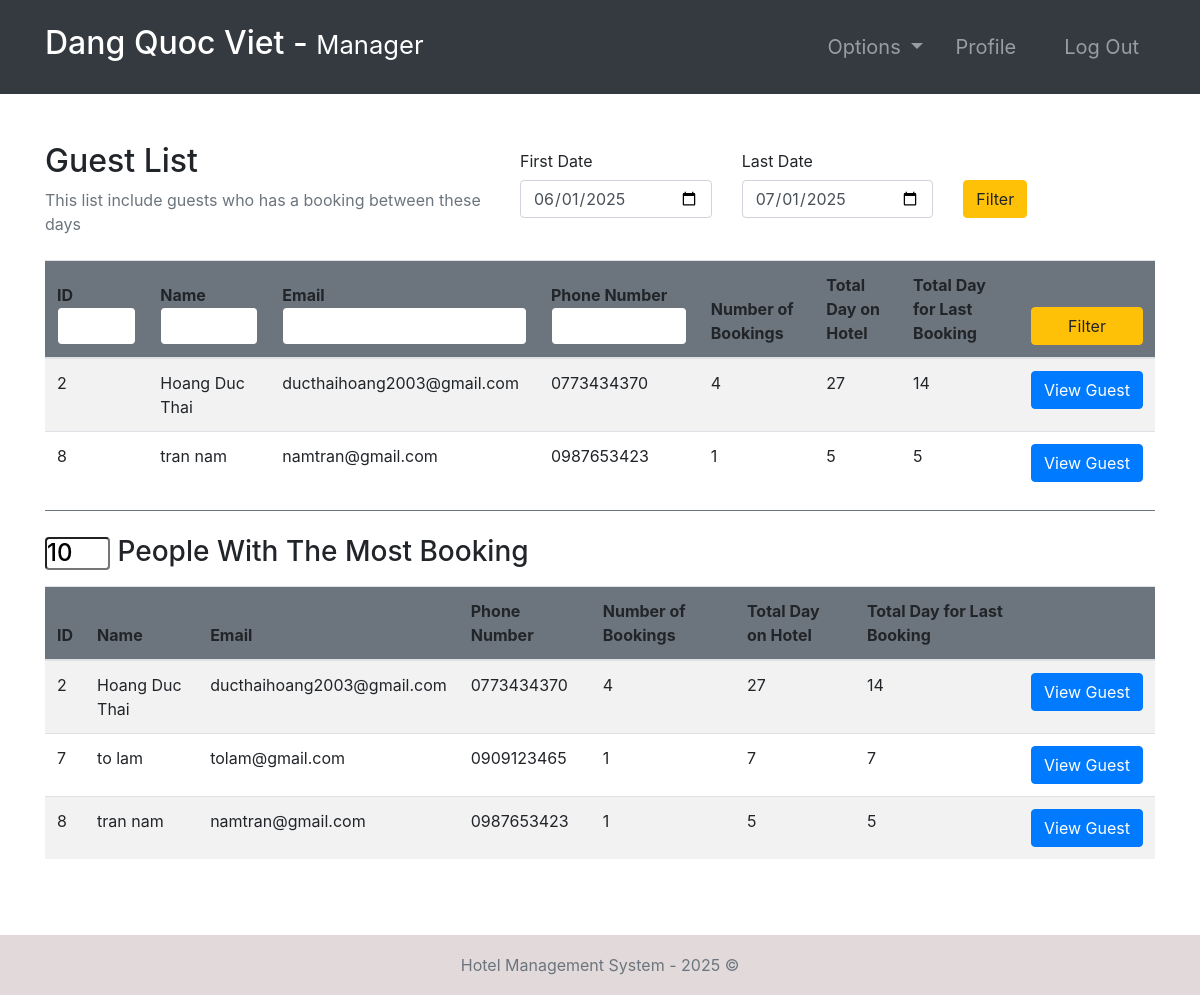
/guests/ (signed in), run on the app's committed database.
### accounts/models.py (models this page shows, shortened)
class Guest(models.Model):
    user = models.OneToOneField(User, null=True, on_delete=models.CASCADE)
    phoneNumber = PhoneNumberField(unique=True)
    def numOfBooking(self):
        from room.models import Booking
        return Booking.objects.filter(guest=self).count()
    def numOfDays(self):
        totalDay = 0
        from room.models import Booking
        bookings = Booking.objects.filter(guest=self)
        for b in bookings:
            day = b.endDate - b.startDate
            totalDay += int(day.days)
        return totalDay
    def numOfLastBookingDays(self):
        from room.models import Booking
        try:
            return int((Booking.objects.filter(guest=self).last().endDate - Booking.objects.filter(guest=self).last().startDate).days)
        except:
            return 0

### room/models.py (models this page shows, shortened)
class Booking(models.Model):
    roomNumber = models.ForeignKey(Room, on_delete=models.CASCADE)
    guest = models.ForeignKey(Guest, null=True, on_delete=models.CASCADE)
    dateOfReservation = models.DateField(default=timezone.now)
    startDate = models.DateField()
    endDate = models.DateField()

### accounts/views.py (the view, shortened to what this page needs)
# urls.py: path('guests/', guests, name="guests"),
@login_required(login_url='login')
def guests(request):
    role = str(request.user.groups.all()[0])
    path = role + "/"
    topRange = Booking.objects.all().values("guest").annotate(
        total=Count("guest")).order_by("-total")
    topLimit = 10
    topList = []
    for t in topRange:
        if len(topList) > 10:
            break
        else:
            topList.append(Guest.objects.get(id=t.get("guest")))
    bookings = Booking.objects.all()
    fd = datetime.combine(date.today()-timedelta(days=30), datetime.min.time())
    ld = datetime.combine(date.today(), datetime.min.time())
    guests = []
    for b in bookings:
        if b.endDate >= fd.date() and b.startDate <= ld.date():
            if b.guest not in guests:
                guests.append(b.guest)
    context = {
        "role": role,
        "guests": guests,
        "topList": topList,
        "topLimit": topLimit,
        "fd": fd,
        "ld": ld
    }
    return render(request, path + "guests.html", context)

### templates/manager/guests.html
{% extends '../index.html' %}
{% block context %}
{% include '../common_pages/guests.html' %}
{% endblock %}

### templates/incs/nav.html (shortened to what this page needs)
<nav class="navbar navbar-dark bg-dark navbar-expand-lg py-3 " role="navigation">
    <div class="container">
        <a href="" class="navbar-brand">
            <h2 class="text-capitalize">
                {{ request.user.first_name }} {{ request.user.last_name }} -
                <small>
                    {{ role }}
                </small>
            </h2>
        </a>
        <div class="collapse navbar-collapse" id="navbarTags">
            <ul class="navbar-nav ml-auto">
                <li class="nav-item dropdown p-2">
                    <a class="nav-link dropdown-toggle" href="#" id="navbarDropdown" role="button"
                        data-toggle="dropdown" aria-haspopup="true" aria-expanded="false">
                        Options
                    </a>
                </li>
                <li class="nav-item mr-3 p-2">
                    {% if role == 'staff' or role == 'receptionist' or role == 'admin' or role == 'manager' %}
                    <a href="{% url 'employee-profile' user.id %}" class="nav-link">Profile</a>
                    {% endif %}
                </li>
                <li class="nav-item p-2 ">
                    <a href="{% url 'logout' %}" class="nav-link">Log Out</a>
                </li>
            </ul>
        </div>
    </div>
</nav>

### templates/common_pages/guests.html (shortened to what this page needs)
<div class="container py-5">
    <div class="table-header row">
        <div class="col-sm-12 col-md-12 col-lg-5 mb-4">
            <h2>Guest List</h2>
            <span class="text-muted">This list include guests who has a booking between these days</span>
        </div>
        <div class="col-sm-12 col-md-12 col-lg-7">
            <form action="" method="POST">
                <div class="row">
                    <div class="form-group col-4">
                        <label for="example-date-input" class="col-form-label">First Date</label>
                        <div class="">
                            <input class="form-control" type="date"
                                value="{{fd.year}}-{% if fd.month < 10 %}0{{fd.month}}{% else %}{{fd.month}}{% endif %}-{% if fd.day < 10 %}0{{fd.day}}{% else %}{{fd.day}}{% endif %}"
                                name="f_day" id="f_day">
                        </div>
                    </div>
                    <div class="form-group col-4">
                        <label for="example-date-input" class="col-form-label">Last Date</label>
                        <div class="">
                            <input class="form-control" type="date"
                                value="{{ld.year}}-{% if ld.month < 10 %}0{{ld.month}}{% else %}{{ld.month}}{% endif %}-{% if ld.day < 10 %}0{{ld.day}}{% else %}{{ld.day}}{% endif %}"
                                name="l_day" id="l_day">
                        </div>
                    </div>
                    <div class="col-4" style="margin-top:38px;">
                        <button type="submit" class="btn btn-warning" name="filterDate">Filter</button>
                    </div>
                </div>
            </form>
        </div>
    </div>
    <table class="table table-hover table-striped">
        <thead class="bg-secondary rounded">
            <tr>
                <form action="" method="POST">
                    <th>ID<input type="number" name="id" min="0" value="{{id}}"
                            class="form-control border border-secondary">
                    </th>
                    <th>Name<input type="text" name="name" value="{{name}}"
                            class="form-control border border-secondary"></th>
                    <th>Email<input type="text" name="email" value="{{email}}"
                            class="form-control border border-secondary"></th>
                    <th>Phone Number<input type="number" name="number" min="0" value="{{number}}"
                            class="form-control border border-secondary">
                    </th>
                    <th>Number of Bookings</th>
                    <th>Total Day on Hotel</th>
                    <th>Total Day for Last Booking</th>
                    <th><button type="submit" name="filterGuest" class="btn btn-warning w-100">Filter</button></th>
                </form>
            </tr>
        </thead>
        <tbody>
            {% for g in guests %}
            <tr>
                <td>{{g.user.id}}</td>
                <td>{{g.user.first_name}} {{g.user.last_name}}</td>
                <td>{{g.user.email}}</td>
                <td>{{g.phoneNumber}}</td>
                <td>{{g.numOfBooking}}</td>
                <td>{{g.numOfDays}}</td>
                <td>{{g.numOfLastBookingDays}}</td>
                <td> <a href="{% url 'guest-profile' g.user.id %}" class="btn btn-primary w-100">View&nbsp;Guest</a>
                </td>
            </tr>
            {% endfor %}
        </tbody>
    </table>
    <div class="top-10 pt-4 border-top border-secondary">
        <div class="h3">
            <form action="" method="POST">
                <input type="number" name="top" min="0" value="{{topLimit}}" class="d-inline rounded h4"
                    style="width: 65px;">
                People With The Most Booking
            </form>
        </div>
        <table class="table table-hover table-striped">
            <thead class="bg-secondary rounded">
                <tr>
                    <th>ID</th>
                    <th>Name</th>
                    <th>Email</th>
                    <th>Phone Number</th>
                    <th>Number of Bookings</th>
                    <th>Total Day on Hotel</th>
                    <th>Total Day for Last Booking</th>
                    <th></th>
                </tr>
            </thead>
            <tbody>
                {% for g in topList %}
                <tr>
                    <td>{{g.user.id}}</td>
                    <td>{{g.user.first_name}} {{g.user.last_name}}</td>
                    <td>{{g.user.email}}</td>
                    <td>{{g.phoneNumber}}</td>
                    <td>{{g.numOfBooking}}</td>
                    <td>{{g.numOfDays}}</td>
                    <td>{{g.numOfLastBookingDays}}</td>
                    <td> <a href="{% url 'guest-profile' g.user.id %}"
                            class="btn btn btn-primary w-100">View&nbsp;Guest</a>
                    </td>
                </tr>
                {% endfor %}
            </tbody>
        </table>
    </div>
</div>

### static/css/main.css (style rules this page uses)
* { margin: 0; padding: 0; -webkit-font-smoothing: antialiased; }
body { position: relative; }
nav .nav-item { font-size: 20px; }

### data on the page
Guest: user.id "2", user.first_name "Hoang", user.last_name "Duc Thai", user.email "ducthaihoang2003@gmail.com", phoneNumber "0773434370", numOfBooking "4", numOfDays "27", numOfLastBookingDays "14"
Guest: user.id "8", user.first_name "tran", user.last_name "nam", user.email "namtran@gmail.com", phoneNumber "0987653423", numOfBooking "1", numOfDays "5", numOfLastBookingDays "5"
Guest: user.id "7", user.first_name "to", user.last_name "lam", user.email "tolam@gmail.com", phoneNumber "0909123465", numOfBooking "1", numOfDays "7", numOfLastBookingDays "7"

### other printed values
{{ request.user.first_name }} "Dang"
{{ request.user.last_name }} "Quoc Viet"
{{ role }} "Manager"
